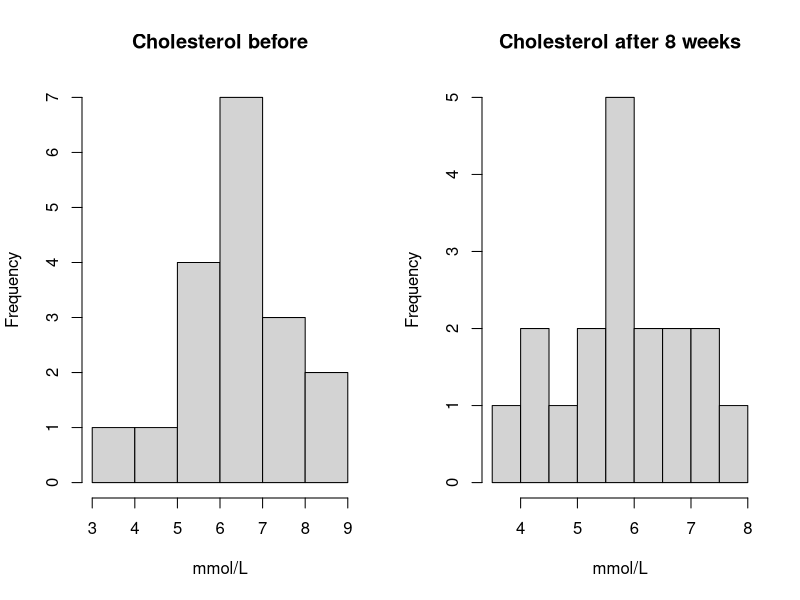
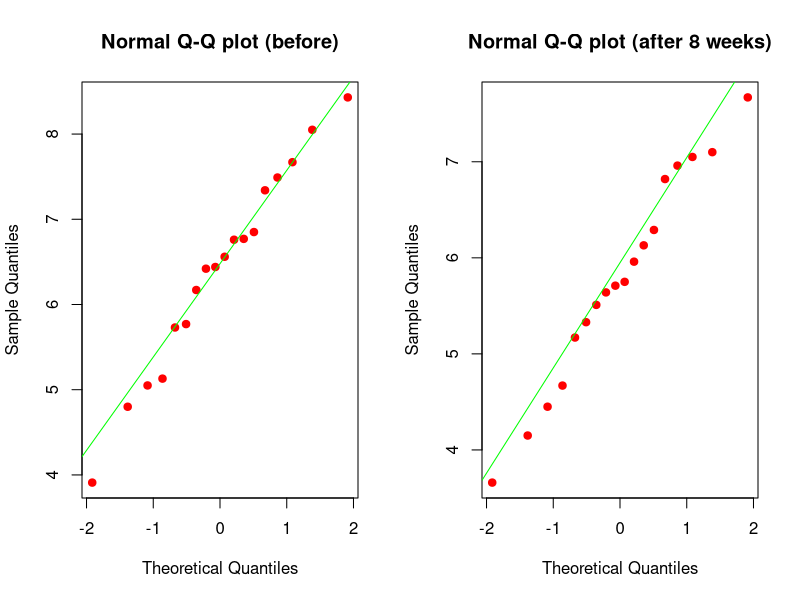
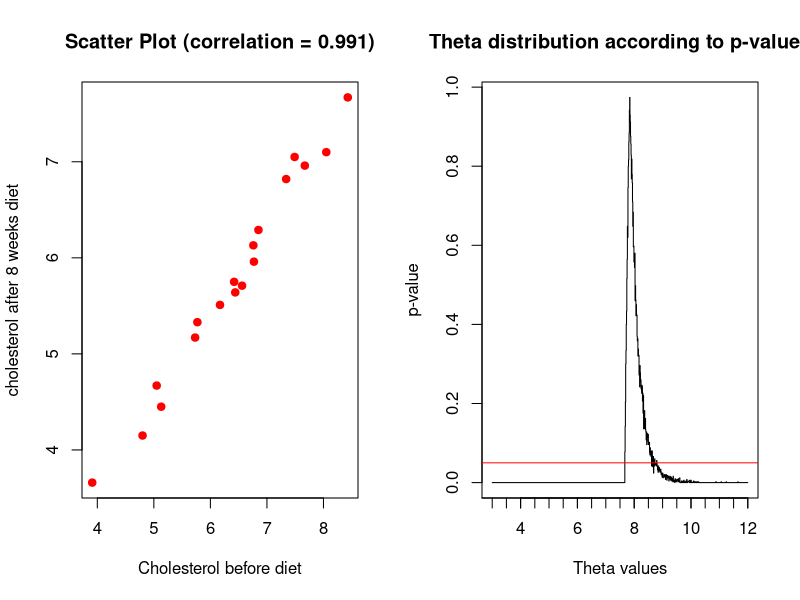

The R source for these figures, in order:
## ---- chunk 1
knitr::opts_chunk$set(echo = TRUE)
options(digits=3)
setwd("C:/Users/doman/OneDrive/files/VU AI/EDDA/EDDA_assignment1")
## ---- chunk 2
df = read.csv('Data/cholesterol.txt', header = TRUE, sep = "")
par(mfrow=c(1,2))
hist(df$Before, main = 'Cholesterol before', xlab = 'mmol/L')
hist(df$After8weeks, main = 'Cholesterol after 8 weeks', xlab = 'mmol/L')
## ---- chunk 3
par(mfrow=c(1,2))
qqnorm(df$Before, col='red', pch=19, main="Normal Q-Q plot (before)")
qqline(df$Before, col='green')
qqnorm(df$After8weeks, col='red', pch=19, main="Normal Q-Q plot (after 8 weeks)")
qqline(df$After8weeks, col='green')
## ---- chunk 4
plot(df$Before, df$After8weeks, xlab = "Cholesterol before diet",
     ylab = "cholesterol after 8 weeks diet",
     main = paste("Scatter Plot (correlation = ", round(cor(df$Before,df$After8weeks), 3),
                  collapes=")", sep=""), col='red',pch = 19)
## ---- chunk 5
ttest = t.test(df$Before, df$After8weeks, alt='g', paired=TRUE)
print(paste("p-value of two-paired t-test: ",round(ttest$p.value,3)))
wilcox_test = wilcox.test(df$Before, df$After8weeks, alt='g',paired = TRUE)
print(paste("p-value of two-paired Wilcoxon signed rank test: ",round(wilcox_test$p.value,3)))
## ---- chunk 6
sample_maxs <- c()
n = 1000
for (i in 1:n){
  sample_maxs[i] = max(sample(df$After8weeks, nrow(df), replace=TRUE))
}
estimated_upper_limit = mean(sample_maxs)
cat("Estimated Theta:", estimated_upper_limit, "\n") 
cat("Confidence interval:", quantile(sample_maxs, probs=c(0.025,0.975 )))
## ---- chunk 7

theta = 3.00; t=max(df$After8weeks); counter = 1;B=1000;
tstar=numeric(B); p_values = c(); thetas = c();
while (theta <= 12) {
  for (i in 1:B){
    xstar = runif(n=nrow(df), min=3, max=theta)
    tstar[i]=max(xstar)
    }
  p_left=sum(tstar<t)/B; p_right=sum(tstar>t)/B;
  p_values[counter]= 2*min(p_left,p_right)
  thetas[counter] = theta
  counter = counter + 1
  theta = theta + 0.01 #increment theta by  0.01
}
plot(x=thetas, y = p_values, type = "S", xlab = "Theta values", ylab="p-value", main = "Theta distribution according to p-values")
axis(1,at=seq(0,12,0.5),labels=NA)
abline(a=0.05,b=0, col='red')

df_theta = data.frame(thetas,p_values)
df_theta = dplyr::filter(df_theta, p_values > 0.05)
interval <- c(min(df_theta$theta), max(df_theta$theta))

print(interval)

## ---- chunk 8
binom.test(sum(df$After8weeks > 6), nrow(df), alt='g')

binom.test(sum(df$After8weeks > 4.5), nrow(df), alt='g', p=0.25)
